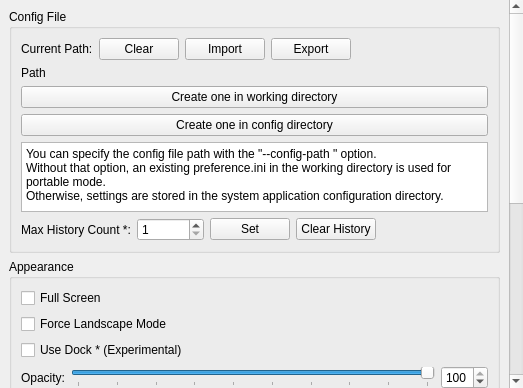
<?xml version="1.0" encoding="UTF-8"?>
<ui version="4.0">
 <class>SettingsTab</class>
 <widget class="QWidget" name="SettingsTab">
  <property name="geometry">
   <rect>
    <x>0</x>
    <y>0</y>
    <width>523</width>
    <height>388</height>
   </rect>
  </property>
  <layout class="QVBoxLayout" name="verticalLayout_4">
   <property name="spacing">
    <number>0</number>
   </property>
   <property name="leftMargin">
    <number>0</number>
   </property>
   <property name="topMargin">
    <number>0</number>
   </property>
   <property name="rightMargin">
    <number>0</number>
   </property>
   <property name="bottomMargin">
    <number>0</number>
   </property>
   <item>
    <widget class="QScrollArea" name="scrollArea">
     <property name="frameShape">
      <enum>QFrame::NoFrame</enum>
     </property>
     <property name="widgetResizable">
      <bool>true</bool>
     </property>
     <widget class="QWidget" name="scrollAreaWidgetContents">
      <property name="geometry">
       <rect>
        <x>0</x>
        <y>0</y>
        <width>506</width>
        <height>789</height>
       </rect>
      </property>
      <layout class="QVBoxLayout" name="verticalLayout_5">
       <item>
        <widget class="QGroupBox" name="confGrpBox">
         <property name="title">
          <string>Config File</string>
         </property>
         <layout class="QVBoxLayout" name="verticalLayout">
          <item>
           <layout class="QHBoxLayout" name="horizontalLayout">
            <item>
             <widget class="QLabel" name="label">
              <property name="text">
               <string>Current Path:</string>
              </property>
             </widget>
            </item>
            <item>
             <widget class="QPushButton" name="Conf_clearButton">
              <property name="text">
               <string>Clear</string>
              </property>
             </widget>
            </item>
            <item>
             <widget class="QPushButton" name="Conf_importButton">
              <property name="text">
               <string>Import</string>
              </property>
             </widget>
            </item>
            <item>
             <widget class="QPushButton" name="Conf_exportButton">
              <property name="text">
               <string>Export</string>
              </property>
             </widget>
            </item>
            <item>
             <spacer name="horizontalSpacer">
              <property name="orientation">
               <enum>Qt::Horizontal</enum>
              </property>
              <property name="sizeHint" stdset="0">
               <size>
                <width>0</width>
                <height>0</height>
               </size>
              </property>
             </spacer>
            </item>
           </layout>
          </item>
          <item>
           <widget class="QLabel" name="Conf_currPathLabel">
            <property name="text">
             <string notr="true">Path</string>
            </property>
            <property name="textInteractionFlags">
             <set>Qt::LinksAccessibleByMouse|Qt::TextSelectableByMouse</set>
            </property>
           </widget>
          </item>
          <item>
           <widget class="QPushButton" name="Conf_createInCWDButton">
            <property name="text">
             <string>Create one in working directory</string>
            </property>
           </widget>
          </item>
          <item>
           <widget class="QPushButton" name="Conf_createInConfDirButton">
            <property name="text">
             <string>Create one in config directory</string>
            </property>
           </widget>
          </item>
          <item>
           <widget class="QPlainTextEdit" name="Conf_tipsEdit">
            <property name="undoRedoEnabled">
             <bool>false</bool>
            </property>
            <property name="readOnly">
             <bool>true</bool>
            </property>
            <property name="plainText">
             <string>You can specify the config file path with the &quot;--config-path &lt;path&gt;&quot; option.
Without that option, an existing preference.ini in the working directory is used for portable mode.
Otherwise, settings are stored in the system application configuration directory.</string>
            </property>
           </widget>
          </item>
          <item>
           <layout class="QHBoxLayout" name="horizontalLayout_4">
            <item>
             <widget class="QLabel" name="label_6">
              <property name="text">
               <string>Max History Count *:</string>
              </property>
             </widget>
            </item>
            <item>
             <widget class="QSpinBox" name="Conf_maxHistoryBox">
              <property name="minimum">
               <number>1</number>
              </property>
              <property name="maximum">
               <number>2147483640</number>
              </property>
             </widget>
            </item>
            <item>
             <widget class="QPushButton" name="Conf_setMaxHistoryButton">
              <property name="text">
               <string>Set</string>
              </property>
             </widget>
            </item>
            <item>
             <widget class="QPushButton" name="Conf_clearHistoryButton">
              <property name="text">
               <string>Clear History</string>
              </property>
             </widget>
            </item>
            <item>
             <spacer name="horizontalSpacer_3">
              <property name="orientation">
               <enum>Qt::Horizontal</enum>
              </property>
              <property name="sizeHint" stdset="0">
               <size>
                <width>0</width>
                <height>0</height>
               </size>
              </property>
             </spacer>
            </item>
           </layout>
          </item>
         </layout>
        </widget>
       </item>
       <item>
        <widget class="QGroupBox" name="appearanceGrpBox">
         <property name="title">
          <string>Appearance</string>
         </property>
         <layout class="QVBoxLayout" name="verticalLayout_3">
          <item>
           <widget class="QCheckBox" name="Android_fullScreenBox">
            <property name="text">
             <string>Full Screen</string>
            </property>
           </widget>
          </item>
          <item>
           <widget class="QCheckBox" name="Android_forceLandscapeBox">
            <property name="text">
             <string>Force Landscape Mode</string>
            </property>
           </widget>
          </item>
          <item>
           <widget class="QCheckBox" name="Android_dockBox">
            <property name="text">
             <string>Use Dock * (Experimental)</string>
            </property>
           </widget>
          </item>
          <item>
           <widget class="QWidget" name="opacityWidget" native="true">
            <layout class="QHBoxLayout" name="horizontalLayout_3">
             <property name="leftMargin">
              <number>0</number>
             </property>
             <property name="topMargin">
              <number>0</number>
             </property>
             <property name="rightMargin">
              <number>0</number>
             </property>
             <property name="bottomMargin">
              <number>0</number>
             </property>
             <item>
              <widget class="QLabel" name="label_2">
               <property name="text">
                <string>Opacity:</string>
               </property>
              </widget>
             </item>
             <item>
              <widget class="QSlider" name="Opacity_slider">
               <property name="minimum">
                <number>10</number>
               </property>
               <property name="maximum">
                <number>100</number>
               </property>
               <property name="value">
                <number>100</number>
               </property>
               <property name="orientation">
                <enum>Qt::Horizontal</enum>
               </property>
               <property name="tickPosition">
                <enum>QSlider::TicksBelow</enum>
               </property>
              </widget>
             </item>
             <item>
              <widget class="QSpinBox" name="Opacity_Box">
               <property name="minimum">
                <number>10</number>
               </property>
               <property name="maximum">
                <number>100</number>
               </property>
               <property name="value">
                <number>100</number>
               </property>
              </widget>
             </item>
            </layout>
           </widget>
          </item>
          <item>
           <layout class="QHBoxLayout" name="horizontalLayout_5">
            <item>
             <widget class="QLabel" name="label_9">
              <property name="text">
               <string>Theme:</string>
              </property>
             </widget>
            </item>
            <item>
             <widget class="QComboBox" name="Theme_nameBox">
              <property name="sizePolicy">
               <sizepolicy hsizetype="Expanding" vsizetype="Fixed">
                <horstretch>0</horstretch>
                <verstretch>0</verstretch>
               </sizepolicy>
              </property>
             </widget>
            </item>
            <item>
             <widget class="QPushButton" name="Theme_setButton">
              <property name="text">
               <string>Set</string>
              </property>
             </widget>
            </item>
           </layout>
          </item>
          <item>
           <layout class="QHBoxLayout" name="horizontalLayout_7">
            <item>
             <widget class="QLabel" name="label_3">
              <property name="text">
               <string>Global Font:</string>
              </property>
             </widget>
            </item>
            <item>
             <widget class="QFontComboBox" name="Font_nameBox"/>
            </item>
            <item>
             <widget class="QSpinBox" name="Font_sizeBox">
              <property name="minimum">
               <number>1</number>
              </property>
              <property name="maximum">
               <number>65535</number>
              </property>
              <property name="value">
               <number>9</number>
              </property>
             </widget>
            </item>
            <item>
             <widget class="QPushButton" name="Font_setButton">
              <property name="text">
               <string>Set</string>
              </property>
             </widget>
            </item>
           </layout>
          </item>
          <item>
           <layout class="QHBoxLayout" name="horizontalLayout_8">
            <item>
             <widget class="QLabel" name="label_4">
              <property name="text">
               <string>Data Font:</string>
              </property>
             </widget>
            </item>
            <item>
             <widget class="QFontComboBox" name="DataFont_nameBox"/>
            </item>
            <item>
             <widget class="QSpinBox" name="DataFont_sizeBox">
              <property name="minimum">
               <number>1</number>
              </property>
              <property name="maximum">
               <number>65535</number>
              </property>
              <property name="value">
               <number>9</number>
              </property>
             </widget>
            </item>
            <item>
             <widget class="QPushButton" name="DataFont_setButton">
              <property name="text">
               <string>Set</string>
              </property>
             </widget>
            </item>
           </layout>
          </item>
         </layout>
        </widget>
       </item>
       <item>
        <widget class="QGroupBox" name="generalGrpBox">
         <property name="title">
          <string/>
         </property>
         <layout class="QVBoxLayout" name="verticalLayout_6">
          <item>
           <widget class="QCheckBox" name="Android_HWSerialBox">
            <property name="text">
             <string>Enable Hardware Serial Port</string>
            </property>
           </widget>
          </item>
          <item>
           <widget class="QCheckBox" name="Data_recordDataBox">
            <property name="text">
             <string>Remember data to be sent in DataTab</string>
            </property>
           </widget>
          </item>
          <item>
           <layout class="QHBoxLayout" name="horizontalLayout_11">
            <item>
             <widget class="QCheckBox" name="Data_mergeTimestampBox">
              <property name="text">
               <string>Merge Timestamps With Short Intervals:</string>
              </property>
             </widget>
            </item>
            <item>
             <widget class="QSpinBox" name="Data_mergeTimestampIntervalBox">
              <property name="minimum">
               <number>1</number>
              </property>
              <property name="maximum">
               <number>65535</number>
              </property>
              <property name="value">
               <number>10</number>
              </property>
             </widget>
            </item>
            <item>
             <widget class="QLabel" name="label_13">
              <property name="text">
               <string>ms</string>
              </property>
             </widget>
            </item>
            <item>
             <spacer name="horizontalSpacer_4">
              <property name="orientation">
               <enum>Qt::Horizontal</enum>
              </property>
              <property name="sizeHint" stdset="0">
               <size>
                <width>40</width>
                <height>20</height>
               </size>
              </property>
             </spacer>
            </item>
           </layout>
          </item>
          <item>
           <widget class="QCheckBox" name="General_simultaneousClearBox">
            <property name="text">
             <string>Clear received data in DataTab and graph in PlotTab simultaneously</string>
            </property>
           </widget>
          </item>
          <item>
           <widget class="QCheckBox" name="General_touchScrollBox">
            <property name="text">
             <string>Respond to Touch Scroll Events</string>
            </property>
           </widget>
          </item>
         </layout>
        </widget>
       </item>
       <item>
        <widget class="QLabel" name="label_5">
         <property name="text">
          <string>Restart the app to make settings with &quot;*&quot; take effect.</string>
         </property>
        </widget>
       </item>
       <item>
        <layout class="QHBoxLayout" name="horizontalLayout_10">
         <item>
          <widget class="QLabel" name="label_10">
           <property name="text">
            <string>Version:</string>
           </property>
          </widget>
         </item>
         <item>
          <widget class="QLabel" name="versionLabel">
           <property name="sizePolicy">
            <sizepolicy hsizetype="Expanding" vsizetype="Preferred">
             <horstretch>0</horstretch>
             <verstretch>0</verstretch>
            </sizepolicy>
           </property>
          </widget>
         </item>
        </layout>
       </item>
       <item>
        <layout class="QHBoxLayout" name="horizontalLayout_6">
         <item>
          <widget class="QLabel" name="label_7">
           <property name="text">
            <string>Latest Release:</string>
           </property>
          </widget>
         </item>
         <item>
          <widget class="QLabel" name="label_8">
           <property name="sizePolicy">
            <sizepolicy hsizetype="Expanding" vsizetype="Preferred">
             <horstretch>0</horstretch>
             <verstretch>0</verstretch>
            </sizepolicy>
           </property>
           <property name="text">
            <string notr="true">&lt;html&gt;&lt;head/&gt;&lt;body&gt;&lt;p&gt;&lt;a href=&quot;https://github.com/Insomnia1437/SerialTest/releases&quot;&gt;https://github.com/Insomnia1437/SerialTest/releases&lt;/a&gt;&lt;/p&gt;&lt;/body&gt;&lt;/html&gt;</string>
           </property>
           <property name="openExternalLinks">
            <bool>true</bool>
           </property>
           <property name="textInteractionFlags">
            <set>Qt::TextBrowserInteraction</set>
           </property>
          </widget>
         </item>
        </layout>
       </item>
       <item>
        <layout class="QHBoxLayout" name="horizontalLayout_9">
         <item>
          <widget class="QLabel" name="label_11">
           <property name="text">
            <string>Report Bugs:</string>
           </property>
          </widget>
         </item>
         <item>
          <widget class="QLabel" name="label_12">
           <property name="sizePolicy">
            <sizepolicy hsizetype="Expanding" vsizetype="Preferred">
             <horstretch>0</horstretch>
             <verstretch>0</verstretch>
            </sizepolicy>
           </property>
           <property name="text">
            <string notr="true">&lt;html&gt;&lt;head/&gt;&lt;body&gt;&lt;p&gt;&lt;a href=&quot;https://github.com/Insomnia1437/SerialTest/issues&quot;&gt;https://github.com/Insomnia1437/SerialTest/issues&lt;/a&gt;&lt;/p&gt;&lt;/body&gt;&lt;/html&gt;</string>
           </property>
           <property name="openExternalLinks">
            <bool>true</bool>
           </property>
           <property name="textInteractionFlags">
            <set>Qt::TextBrowserInteraction</set>
           </property>
          </widget>
         </item>
        </layout>
       </item>
       <item>
        <spacer name="verticalSpacer">
         <property name="orientation">
          <enum>Qt::Vertical</enum>
         </property>
         <property name="sizeHint" stdset="0">
          <size>
           <width>0</width>
           <height>0</height>
          </size>
         </property>
        </spacer>
       </item>
      </layout>
     </widget>
    </widget>
   </item>
  </layout>
 </widget>
 <resources/>
 <connections/>
</ui>
